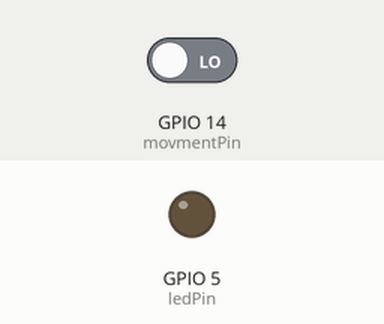
Bench run of a sketch on a simulated ESP8266 (NodeMCU). On the bench: output pins drawn as LEDs (lit = HIGH). The test bench sets the inputs (shaded band); at power-on: GPIO 14 (movmentPin) LOW. WiFi joins after 1.5 s; servers stay silent unless stated; the Firebase database answers and starts empty; what the sketch prints to the serial monitor is not drawn.

Above: at 1.7 s.
Timing chart, 0 to 3.2 s (numbered marks = the images above):
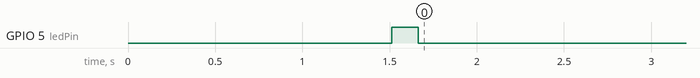

Measured:
- by itself, GPIO 5 (ledPin): HIGH → LOW at 1.7 s

The sketch:

IOT_Hackaton.ino
```cpp
#include <sstream>
#include "FirebaseESP8266.h"
#include <ESP8266WiFi.h>

#define FIREBASE_HOST "https://shazzam-87ac5.firebaseio.com"
#define FIREBASE_AUTH "XAsZAETBDryBPiY1IMnOT7Qcb0eIg43KGw1JMOES"

FirebaseData firebaseData;
String pathFbDB = "/shazzam-87ac5";

char *ssid="Hamama";
char *password="ilovehamama";

int buttonPin = 4;
int movmentPin = 14;
int ledPin = 5;

unsigned long currentMillis = 0;  // save the current time;
const unsigned long period = 10000;  // how much time to delay  300000 == 5 seconds


void setup() {
  Serial.begin(115200);
  initButtonsMod(); // initiate all buttons mods
  connectWifi();  // connect the device to the wifi
  initFireBase();   // initiate the connection to fire base

  pinMode(ledPin, OUTPUT);
  digitalWrite(ledPin, HIGH);
}

void loop() {
  bool doorStatus = manageButtonWithCloud();

  if(!doorStatus){
    movmetSensor();
  }

  //delay(8000);
}

void movmetSensor(){
  if(millis() < currentMillis + period){   // Check if period have passed
    return;
  }

  int val = digitalRead(movmentPin);

  if (val == 1){
    setDataInFirebase("intruderDetected", 1);
    currentMillis  = millis();
    Serial.println("movement");
    Serial.println(val);
    std::string text;
    std::stringstream ss;
    ss << "Will now wait " << period << " milliseconds untill next intruder alarm";
    text = ss.str();
    Serial.println(text.c_str());

  }
  else{
    Serial.println("not moving");
    Serial.println(val);
  }
}

bool manageButtonWithCloud(){ // This function turn the led from depending on the value on the server
  // Get button state
  //  int buttonState = digitalRead(buttonPin);
  //  Serial.println(buttonState);

  int openDoorValue = getDataFromFirebase("Homes/GuyHome/openDoor");
  Serial.println("OpenDoor:");
  Serial.println(openDoorValue);

  if (openDoorValue) {
    // Open the door
    digitalWrite(ledPin, HIGH);

    setDataInFirebase("doorState", 1);
    return true;
  }
  else {
    // Close the door
    digitalWrite(ledPin, LOW);

    setDataInFirebase("doorState", 0);
    return false;
  }
}

void connectWifi(){ // connect to the wifi with the ssid and password variables
  Serial.begin(115200);
  delay(10);

  // Connect to WAP
  Serial.print("Connecting to ");
  Serial.println(ssid);
  WiFi.begin(ssid, password);

  while (WiFi.status() != WL_CONNECTED) {
    delay(500);
    Serial.print(".");
  }

  Serial.println("");
  Serial.println("WiFi connected");
  Serial.println("IP address: ");
  Serial.println(WiFi.localIP());
}

void initFireBase(){
  Firebase.begin(FIREBASE_HOST, FIREBASE_AUTH);
  Firebase.reconnectWiFi(true);

  String path = "/shazzam-87ac5";
  String jsonStr;
}

void initButtonsMod() {  // set the mod of all the buttons
  pinMode(buttonPin, INPUT);
  pinMode(movmentPin, INPUT);
}

int getDataFromFirebase(String parameterName) {
  int value = -1;
  if (Firebase.getInt(firebaseData, parameterName)){
    if (firebaseData.dataType() == "int"){
      value = firebaseData.intData();
      //Serial.println(value);
    }
  } else {
    Serial.println("not found");
  }

  return value;
}

void setDataInFirebase(String parameterName, int value) {
  char* path = "Homes/GuyHome/";

  if (Firebase.setInt(firebaseData, path + parameterName, value))
  {
    Serial.println("PASSED");
    Serial.println("PATH: " + firebaseData.dataPath());
    Serial.println("TYPE: " + firebaseData.dataType());
    Serial.print("VALUE: ");
    if (firebaseData.dataType() == "int")
      Serial.println(firebaseData.intData());
    else if (firebaseData.dataType() == "float")
      Serial.println(firebaseData.floatData(), 5);
    else if (firebaseData.dataType() == "double")
      Serial.println(firebaseData.doubleData(), 9);
    else if (firebaseData.dataType() == "boolean")
      Serial.println(firebaseData.boolData() == 1 ? "true" : "false");
    else if (firebaseData.dataType() == "string")
      Serial.println(firebaseData.stringData());
    else if (firebaseData.dataType() == "json")
      Serial.println(firebaseData.jsonData());
    Serial.println("------------------------------------");
    Serial.println();
  }
  else
  {
    Serial.println("FAILED");
    Serial.println("REASON: " + firebaseData.errorReason());
    Serial.println("------------------------------------");
    Serial.println();
  }
}
```
